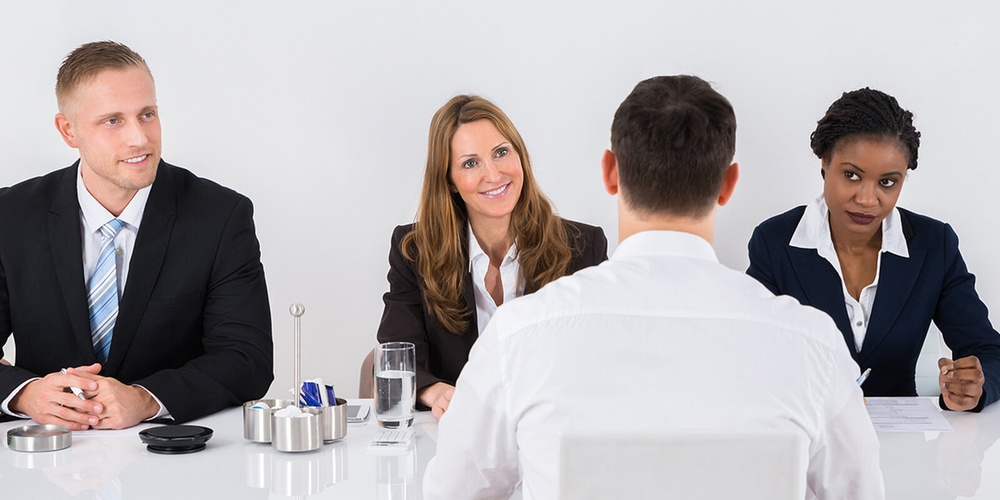
#> input picture rasm.jpg, 1000 x 500 px, shrunk from 1600 x 800 before the run
$ python app.py
#> lines starting #> are read from the running program, lines starting #| are printed output that depends on the picture; after the words box and inside, x2 and y2 are one past the last pixel; in counts of white or black regions, pixels touching at a corner belong together
### FaceDefaceAnodra.py
import cv2
import numpy as np
from PIL import Image

def deface_image(img_path):
    # Haarcascade detektorlarni yuklaymiz
#> called with img_path = './rasm.jpg'
    face_cascade_default = cv2.CascadeClassifier(cv2.data.haarcascades + 'haarcascade_frontalface_default.xml')
    face_cascade_alt = cv2.CascadeClassifier(cv2.data.haarcascades + 'haarcascade_frontalface_alt.xml')

    # Rasmni o‘qib olamiz va chegaralar bo‘yicha yuzlarni aniqlaymiz
    image = cv2.imread(img_path)
#> image is the input picture: shape (500, 1000, 3); mean B, G, R 172.3, 170.5, 176.3
    gray = cv2.cvtColor(image, cv2.COLOR_BGR2GRAY)
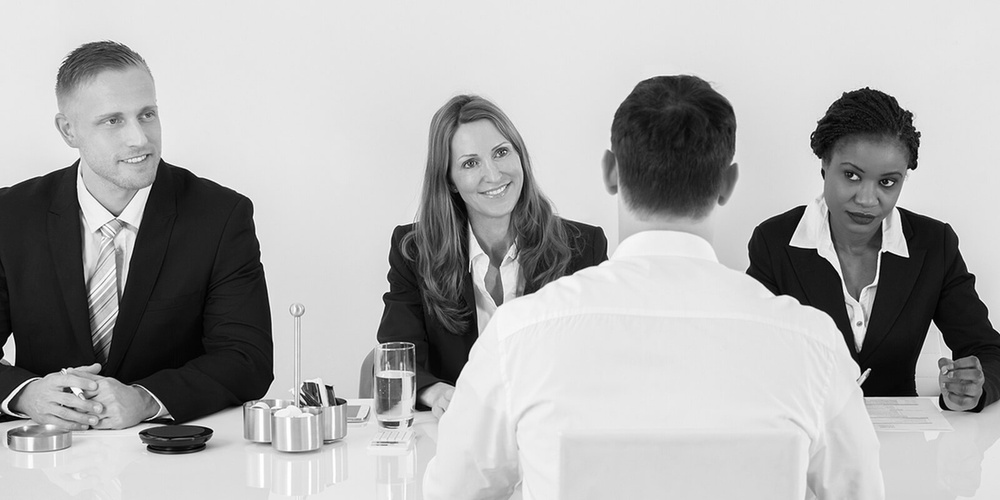
#> gray: shape (500, 1000); min 0, max 255, mean 172.4
    faces_default = face_cascade_default.detectMultiScale(gray, scaleFactor=1.3, minNeighbors=5)
#> faces_default = [[442, 125, 86, 86], [79, 81, 101, 101], [812, 138, 107, 107]]
    faces_alt = face_cascade_alt.detectMultiScale(gray, scaleFactor=1.3, minNeighbors=5)
#> faces_alt = [[446, 128, 84, 84], [80, 82, 101, 101]]
    faces = np.concatenate((faces_default, faces_alt), axis=0)
#> faces = [[442, 125, 86, 86], [79, 81, 101, 101], [812, 138, 107, 107], [446, 128, 84, 84], [80, 82, 101, 101]]

    # Aniqlangan yuzlarga filtrlar qo‘yamiz va rasmga qayta qo‘llaymiz
    for (x, y, w, h) in faces:
        roi = image[y:y + h, x:x + w]
        roi = cv2.GaussianBlur(roi, (55, 55), 100)
        image[y:y + h, x:x + w] = roi
#> this loop made 5 passes
#> pass 1, in deface_image, `roi = image[y:y + h, x:x + w]`:
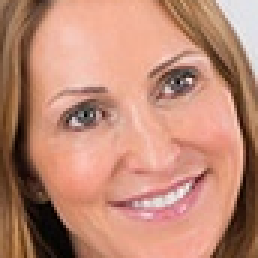
#> roi: shape (86, 86, 3) (shown 3 times larger); mean B, G, R 116.6, 136.9, 189.5
#> pass 1, in deface_image, `roi = cv2.GaussianBlur(roi, (55, 55), 100)`:
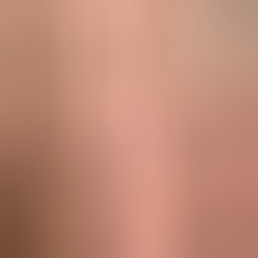
#> roi: shape (86, 86, 3) (shown 3 times larger); mean B, G, R 116.9, 137.1, 190
#> pass 2, in deface_image, `roi = image[y:y + h, x:x + w]`:
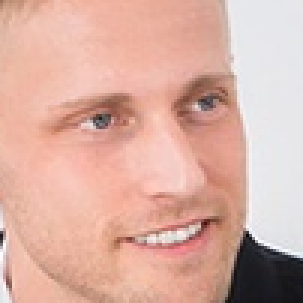
#> roi: shape (101, 101, 3) (shown 3 times larger); mean B, G, R 163.7, 175.8, 218.3
#> pass 2, in deface_image, `roi = cv2.GaussianBlur(roi, (55, 55), 100)`:
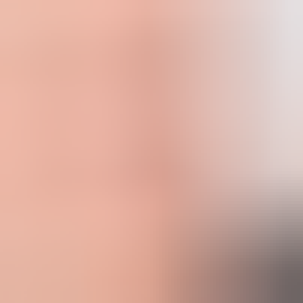
#> roi: shape (101, 101, 3) (shown 3 times larger); mean B, G, R 163.7, 175.8, 218.5
#> after the loop:
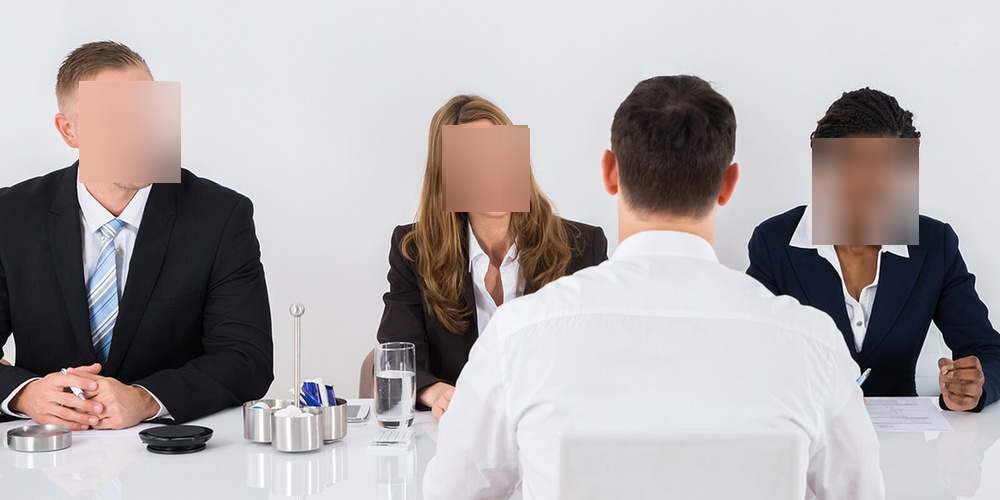
#> image: shape (500, 1000, 3); 5.9% of pixels changed, all inside (x1, y1, x2, y2) = (79, 81, 919, 245)

    # Rasmni saqlaymiz
    output_path = "test/defaced_" + img_path.split('/')[-1]
    cv2.imwrite(output_path, image)
    return output_path

def clear_exif(img_path):
#> called with img_path = 'test/defaced_rasm.jpg'
    image = Image.open(img_path)
#> image: PIL image 1000x500 RGB
    data = list(image.getdata())
#> data = 500000 items
    image_without_exif = Image.new(image.mode, image.size)
#> image_without_exif: PIL image 1000x500 RGB; every value is 0
    image_without_exif.putdata(data)
    output_path = "test/exif_cleared_" + img_path.split('/')[-1]
    image_without_exif.save(output_path)
    return output_path


# [2 lines that do not run on import are left out]

### app.py
from FaceDefaceAnodra import deface_image, clear_exif

# Rasm manzilini olish
img_path = './rasm.jpg'

# Rasmni blur qilish, yuzlarni aniqlash va EXIF metadatalarini tozalash
output_path_defaced = deface_image(img_path)
output_path_cleared = clear_exif(output_path_defaced)

print("Rasm blur qilingan va EXIF metadatalari tozalandi.")
print("Natijalarni quyidagi manzillarda topasiz:")
print("Blur qilingan rasm:", output_path_defaced)
print("Tozalangan rasm:", output_path_cleared)
